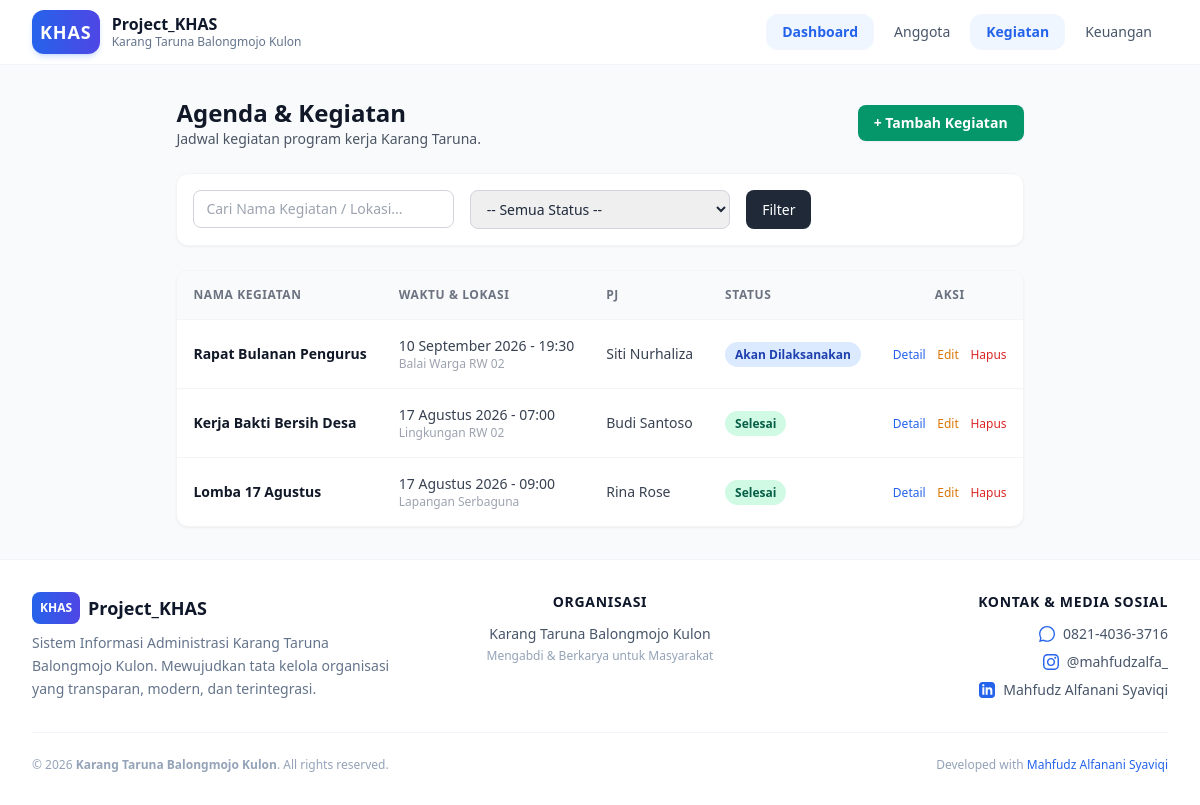
Page /kegiatan/index.php on the earlier database version.
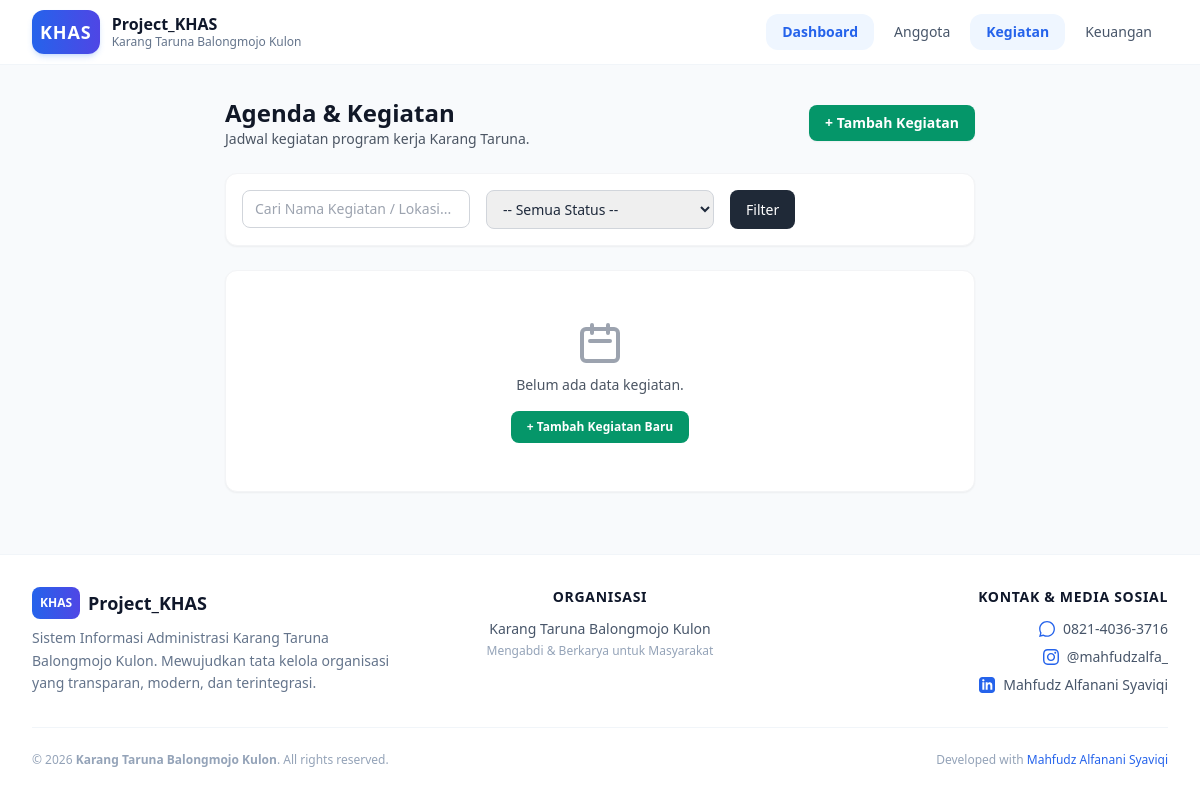
Same page on the later database version.
### tables this page shows
CREATE TABLE IF NOT EXISTS `kegiatan` (
  `id` INT AUTO_INCREMENT PRIMARY KEY,
  `nama_kegiatan` VARCHAR(150) NOT NULL,
  `tanggal` DATE NOT NULL,
  `waktu` TIME NOT NULL,
  `lokasi` VARCHAR(150) NOT NULL,
  `penanggung_jawab` VARCHAR(100) NOT NULL,
  `deskripsi` TEXT NULL,
  `status` ENUM('Rencana', 'Akan Dilaksanakan', 'Selesai', 'Dibatalkan') NOT NULL DEFAULT 'Rencana',
  `created_at` TIMESTAMP DEFAULT CURRENT_TIMESTAMP,
  `updated_at` TIMESTAMP DEFAULT CURRENT_TIMESTAMP ON UPDATE CURRENT_TIMESTAMP
);

### config/database.php (called while the page is built, shortened)
<?php
function base_url($path = '')
{
  return 'http://localhost/Project_Khas/' . ltrim($path, '/');
}
function format_tanggal($tanggal)
{
  $bulan = [
    1 => 'Januari',
    'Februari',
    'Maret',
    'April',
    'Mei',
    'Juni',
    'Juli',
    'Agustus',
    'September',
    'Oktober',
    'November',
    'Desember'
  ];
  $split = explode('-', $tanggal);
  return $split[2] . ' ' . $bulan[(int)$split[1]] . ' ' . $split[0];
}

### kegiatan/index.php (the view, shortened to what the changed rows need)
<?php
require_once __DIR__ . '/../config/database.php';
$query = "SELECT * FROM kegiatan WHERE 1=1";
$params = [];
$query .= " ORDER BY tanggal DESC";
$stmt = $pdo->prepare($query);
$stmt->execute($params);
$kegiatan_list = $stmt->fetchAll();
require_once __DIR__ . '/../includes/header.php';
require_once __DIR__ . '/../includes/navbar.php';
?>
<main class="max-w-7xl mx-auto px-4 sm:px-6 lg:px-8 py-8 flex-grow">
  <div class="flex flex-col md:flex-row md:items-center justify-between gap-4 mb-6">
    <div>
      <h1 class="text-2xl font-bold text-gray-900">Agenda & Kegiatan</h1>
    </div>
  </div>
  <div class="bg-white rounded-xl shadow-sm border border-gray-100 overflow-hidden">
    <?php if (empty($kegiatan_list)): ?>
      <div class="text-center py-12 px-4">
        <svg class="mx-auto h-12 w-12 text-gray-400" fill="none" stroke="currentColor" viewBox="0 0 24 24">
          <path stroke-linecap="round" stroke-linejoin="round" stroke-width="2" d="M8 7V3m8 4V3m-9 8h10M5 21h14a2 2 0 002-2V7a2 2 0 00-2-2H5a2 2 0 00-2 2v12a2 2 0 002 2z" />
        </svg>
        <p class="mt-2 text-sm text-gray-600 font-medium">Belum ada data kegiatan.</p>
        <a href="<?= base_url('kegiatan/tambah.php') ?>" class="mt-4 inline-block px-4 py-2 bg-emerald-600 text-white text-xs font-semibold rounded-lg hover:bg-emerald-700">+ Tambah Kegiatan Baru</a>
      </div>
    <?php else: ?>
      <div class="overflow-x-auto">
        <table class="w-full text-left border-collapse text-sm">
          <thead>
            <tr class="bg-gray-50 border-b border-gray-100 text-gray-500 uppercase text-xs tracking-wider">
              <th class="p-4">Nama Kegiatan</th>
              <th class="p-4">Waktu & Lokasi</th>
              <th class="p-4">PJ</th>
              <th class="p-4">Status</th>
              <th class="p-4 text-center">Aksi</th>
            </tr>
          </thead>
          <tbody class="divide-y divide-gray-100">
            <?php foreach ($kegiatan_list as $k): ?>
              <tr class="hover:bg-gray-50 transition">
                <td class="p-4 font-semibold text-gray-900">
                  <a href="<?= base_url('kegiatan/detail.php?id=' . $k['id']) ?>" class="hover:text-emerald-600">
                    <?= htmlspecialchars($k['nama_kegiatan']) ?>
                  </a>
                </td>
                <td class="p-4 text-gray-700">
                  <div><?= format_tanggal($k['tanggal']) ?> - <?= date('H:i', strtotime($k['waktu'])) ?></div>
                  <div class="text-xs text-gray-400"><?= htmlspecialchars($k['lokasi']) ?></div>
                </td>
                <td class="p-4 text-gray-700"><?= htmlspecialchars($k['penanggung_jawab']) ?></td>
                <td class="p-4">
                  <span class="px-2.5 py-1 text-xs rounded-full font-semibold
                                        <?= $k['status'] === 'Selesai' ? 'bg-emerald-100 text-emerald-800' : ($k['status'] === 'Akan Dilaksanakan' ? 'bg-blue-100 text-blue-800' : 'bg-gray-100 text-gray-800') ?>">
                    <?= $k['status'] ?>
                  </span>
                </td>
                <td class="p-4 text-center space-x-2">
                  <a href="<?= base_url('kegiatan/detail.php?id=' . $k['id']) ?>" class="text-blue-600 hover:text-blue-800 font-medium text-xs">Detail</a>
                  <a href="<?= base_url('kegiatan/edit.php?id=' . $k['id']) ?>" class="text-amber-600 hover:text-amber-800 font-medium text-xs">Edit</a>
                  <button type="button" data-delete-url="<?= base_url('kegiatan/hapus.php?id=' . $k['id']) ?>" data-delete-title="Kegiatan: <?= htmlspecialchars($k['nama_kegiatan']) ?>" class="btn-delete text-red-600 hover:text-red-800 font-medium text-xs">Hapus</button>
                </td>
              </tr>
            <?php endforeach; ?>
          </tbody>
        </table>
      </div>
    <?php endif; ?>
  </div>
</main>
<?php require_once __DIR__ . '/../includes/footer.php'; ?>

### includes/navbar.php (shortened to what the changed rows need)
<header class="bg-white/90 dark:bg-slate-900/90 backdrop-blur-md border-b border-slate-100 dark:border-slate-800 text-slate-800 dark:text-slate-100 sticky top-0 z-40 transition-colors duration-200">
  <div class="max-w-7xl mx-auto px-4 sm:px-6 lg:px-8">
    <div class="flex items-center justify-between h-16">
      <nav class="hidden md:flex space-x-1">
        <?php
        $current_uri = $_SERVER['REQUEST_URI'];
        $nav_items = [
          'Dashboard' => 'index.php',
          'Anggota'   => 'anggota/index.php',
          'Kegiatan'  => 'kegiatan/index.php',
          'Keuangan'  => 'keuangan/index.php',
        ];
        foreach ($nav_items as $name => $link):
          $full_link = base_url($link);
          $is_active = false;
          if ($link === 'index.php') {
            $is_active = (basename($current_uri) === 'index.php' || basename($current_uri) === 'Project_Khas' || basename($current_uri) === '');
          } else {
            $folder_name = explode('/', $link)[0];
            $is_active = (strpos($current_uri, '/' . $folder_name . '/') !== false);
          }
          $active_class = $is_active
            ? 'bg-blue-50 dark:bg-blue-900/40 text-blue-600 dark:text-blue-400 font-semibold'
            : 'text-slate-600 dark:text-slate-300 hover:bg-slate-100 dark:hover:bg-slate-800 hover:text-slate-900 dark:hover:text-white font-medium';
        ?>
          <a href="<?= $full_link ?>" class="px-4 py-2 rounded-xl text-sm transition-all duration-150 <?= $active_class ?>">
            <?= $name ?>
          </a>
        <?php endforeach; ?>
      </nav>
    </div>
  </div>
</header>

Differences in the rows shown:
removed kegiatan: nama_kegiatan "Rapat Bulanan Pengurus", tanggal "10 September 2026", waktu "19:30", lokasi "Balai Warga RW 02", penanggung_jawab "Siti Nurhaliza", status "Akan Dilaksanakan"
removed kegiatan: nama_kegiatan "Kerja Bakti Bersih Desa", tanggal "17 Agustus 2026", waktu "07:00", lokasi "Lingkungan RW 02", penanggung_jawab "Budi Santoso", status "Selesai"
removed kegiatan: nama_kegiatan "Lomba 17 Agustus", tanggal "17 Agustus 2026", waktu "09:00", lokasi "Lapangan Serbaguna", penanggung_jawab "Rina Rose", status "Selesai"
Other differences:
text no longer shown: "NAMA KEGIATAN WAKTU & LOKASI PJ STATUS AKSI"
text now shown: "Belum ada data kegiatan. + Tambah Kegiatan Baru"
